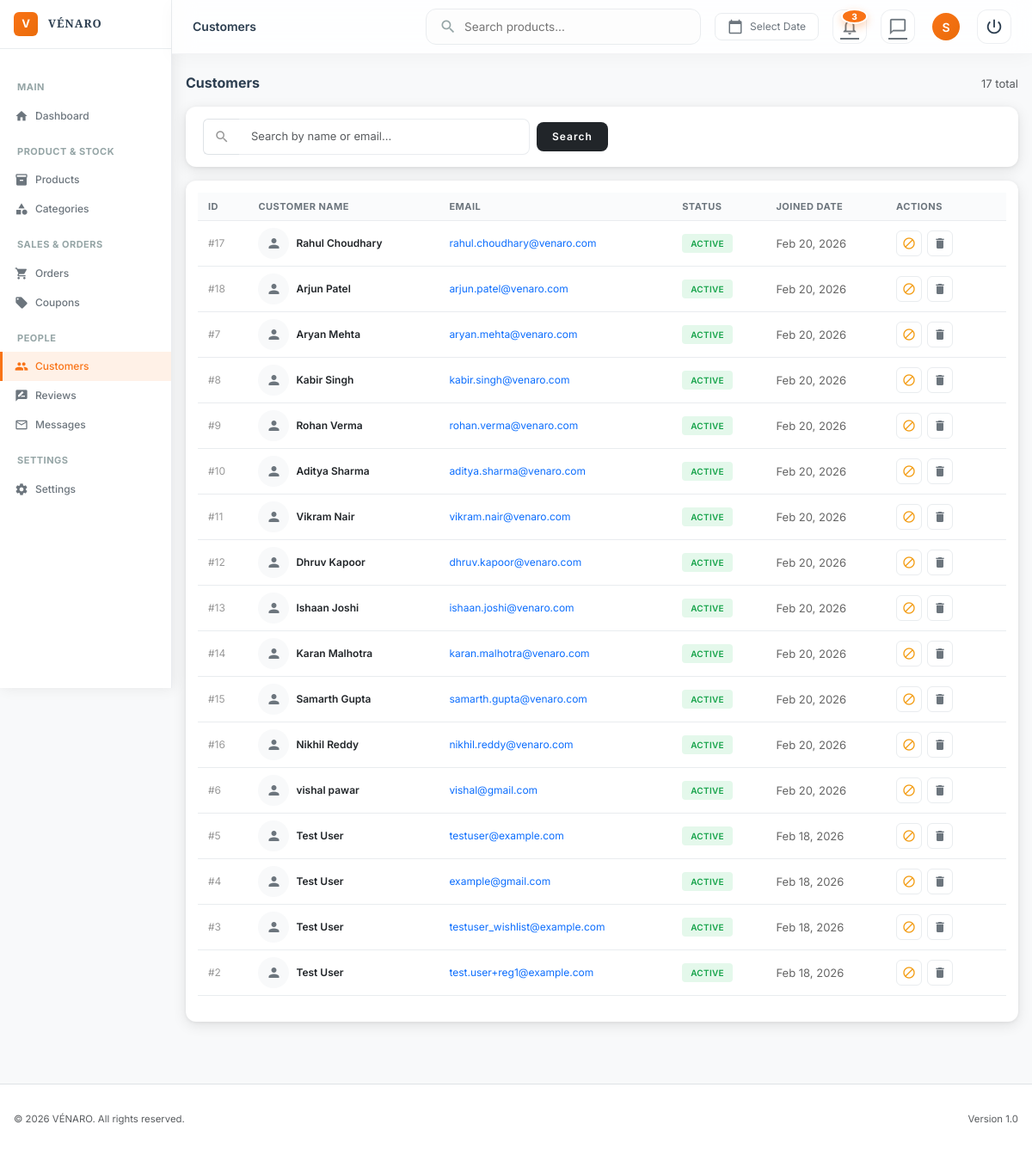
The app's page /admin/customers.php (signed in) with its own data.
### tables this page shows
CREATE TABLE `users` (
  `user_id` int(11) NOT NULL,
  `full_name` varchar(100) NOT NULL,
  `email` varchar(255) NOT NULL,
  `password_hash` varchar(255) NOT NULL,
  `phone` varchar(20) DEFAULT NULL,
  `date_of_birth` date DEFAULT NULL,
  `gender` enum('Male','Female','Other','Prefer not to say') DEFAULT NULL,
  `profile_photo` varchar(255) DEFAULT NULL,
  `status` enum('Active','Blocked') DEFAULT 'Active',
  `email_verified` tinyint(1) DEFAULT 0,
  `created_at` timestamp NOT NULL DEFAULT current_timestamp(),
  `updated_at` timestamp NOT NULL DEFAULT current_timestamp() ON UPDATE current_timestamp(),
  `last_login` timestamp NULL DEFAULT NULL
);

### admin/customers.php (the view, shortened to what this page needs)
<?php
require_once '../config.php';
$search_query = trim($_GET['q'] ?? '');
$where = '1=1';
$params = [];
$stmt = $pdo->prepare("SELECT * FROM users WHERE $where ORDER BY created_at DESC");
$stmt->execute($params);
$customers = $stmt->fetchAll();
include 'includes/header.php';
?>
<div class="container-fluid py-4">
    <div class="d-flex justify-content-between align-items-center admin-page-header">
        <h1 class="admin-page-title">Customers</h1>
        <span class="text-muted" style="font-size:13px;"><?php echo count($customers); ?> total</span>
    </div>
    <div class="modern-card mb-3">
        <div class="modern-card-body" style="padding: 14px 20px;">
            <form method="GET" class="d-flex gap-2 align-items-center">
                <div class="input-group" style="max-width: 380px;">
                    <span class="input-group-text bg-white border-end-0">
                        <i class="material-icons" style="font-size:18px; color:#999;">search</i>
                    </span>
                    <input type="text" name="q" class="form-control border-start-0"
                        placeholder="Search by name or email..."
                        value="<?php echo htmlspecialchars($search_query); ?>"
                        style="font-size:13px;">
                </div>
                <button type="submit" class="btn btn-dark btn-sm" style="padding: 8px 18px; font-size:12px; letter-spacing:1px;">Search</button>
            </form>
        </div>
    </div>
    <div class="modern-card">
        <div class="modern-card-body">
            <div class="table-responsive">
                <table class="modern-table table" width="100%">
                    <thead>
                        <tr>
                            <th>ID</th>
                            <th>Customer Name</th>
                            <th>Email</th>
                            <th>Status</th>
                            <th>Joined Date</th>
                            <th style="width: 140px;">Actions</th>
                        </tr>
                    </thead>
                    <tbody>
                        <?php if (empty($customers)): ?>
                            <tr>
                                <td colspan="6" class="text-center py-5">
                                    <div class="text-muted">
                                        <i class="material-icons" style="font-size: 48px; color: #dee2e6;">people</i>
                                        <p class="mt-2 mb-0">No customers found.</p>
                                    </div>
                                </td>
                            </tr>
                        <?php else: ?>
                            <?php foreach ($customers as $customer): ?>
                                <tr>
                                    <td style="font-size:12px; color:#999;">#<?php echo $customer['user_id']; ?></td>
                                    <td>
                                        <div class="d-flex align-items-center">
                                            <div class="bg-light rounded-circle d-flex align-items-center justify-content-center me-2" style="width: 36px; height: 36px; flex-shrink:0;">
                                                <i class="material-icons" style="font-size: 18px; color: #6c757d;">person</i>
                                            </div>
                                            <span style="font-weight: 600; color: #212529;"><?php echo htmlspecialchars($customer['full_name']); ?></span>
                                        </div>
                                    </td>
                                    <td><a href="mailto:<?php echo htmlspecialchars($customer['email']); ?>" style="color: #0d6efd; text-decoration: none;"><?php echo htmlspecialchars($customer['email']); ?></a></td>
                                    <td>
                                        <?php if ($customer['status'] === 'Active'): ?>
                                            <span class="badge bg-success">Active</span>
                                        <?php else: ?>
                                            <span class="badge bg-danger">Blocked</span>
                                        <?php endif; ?>
                                    </td>
                                    <td style="font-size:13px; color:#666;"><?php echo date('M d, Y', strtotime($customer['created_at'])); ?></td>
                                    <td>
                                        <div class="action-btn-group">
                                            <?php if ($customer['status'] === 'Active'): ?>
                                                <button class="action-btn" title="Block Customer"
                                                    onclick="venaroConfirm('Block this customer? They will not be able to log in.', () => window.location.href='customers.php?block_id=<?php echo $customer['user_id']; ?>', {title: 'Block Customer', confirmText: 'Block'})"
                                                    style="color:#f39c12;">
                                                    <i class="material-icons" style="font-size:16px;">block</i>
                                                </button>
                                            <?php endif; ?>
                                            <button class="action-btn action-btn-danger" title="Delete Customer"
                                                onclick="venaroConfirm('Delete this customer permanently? All their reviews and wishlist data will also be removed.', () => window.location.href='customers.php?delete_id=<?php echo $customer['user_id']; ?>', {title: 'Delete Customer', confirmText: 'Delete'})">
                                                <i class="material-icons" style="font-size:16px;">delete</i>
                                            </button>
                                        </div>
                                    </td>
                                </tr>
                            <?php endforeach; ?>
                        <?php endif; ?>
                    </tbody>
                </table>
            </div>
        </div>
    </div>
</div>
<?php include 'includes/footer.php'; ?>

### admin/assets/css/admin-custom.css (style rules this page uses)
:root { --admin-primary: #F97316; --admin-primary-hover: #EA6C0A; --admin-primary-light: rgba(249, 115, 22, 0.1); --admin-bg: #f8f9fa; --admin-sidebar-bg: #ffffff; --admin-card-bg: #ffffff; --admin-text: #2c3e50; --admin-text-muted: #6c757d; --admin-text-light: #95a5a6; --admin-border: #e9ecef; --admin-shadow: 0 4px 16px rgba(0, 0, 0, 0.10), 0 1px 4px rgba(0, 0, 0, 0.06); --admin-shadow-hover: 0 12px 32px rgba(0, 0, 0, 0.16), 0 4px 12px rgba(0, 0, 0, 0.10); --success-color: #22c55e; --warning-color: #f39c12; --danger-color: #e74c3c; --info-color: #3498db; --font-primary: 'Inter', -apple-system, BlinkMacSystemFont, 'Segoe UI', sans-serif; --font-heading: 'Montserrat', sans-serif; }
* { margin: 0; padding: 0; box-sizing: border-box; }
body { font-family: var(--font-primary); background-color: var(--admin-bg); color: var(--admin-text); font-size: 13px; line-height: 1.5; }
.container-fluid { padding: 16px; }
.admin-page-header { display: flex; justify-content: space-between; align-items: center; margin-bottom: 16px; }
.admin-page-title { font-size: 16px; font-weight: 700; color: var(--admin-text); margin: 0 0 2px 0; }
.modern-card { background: var(--admin-card-bg); border-radius: 12px; box-shadow: var(--admin-shadow); overflow: hidden; transition: all 0.3s cubic-bezier(0.25, 0.8, 0.25, 1); }
.modern-card-body { padding: 14px; }
.btn { padding: 8px 18px; border-radius: 8px; font-size: 13px; font-weight: 600; border: none; cursor: pointer; transition: all 0.5s cubic-bezier(0.4, 0, 0.2, 1); display: inline-flex; align-items: center; gap: 8px; text-decoration: none; position: relative; overflow: hidden; z-index: 1; }
.btn::before { content: ''; position: absolute; top: 0; left: -100%; width: 100%; height: 100%; background: rgba(255, 255, 255, 0.2); transition: all 0.5s cubic-bezier(0.4, 0, 0.2, 1); z-index: -1; }
.btn-sm { padding: 5px 12px; font-size: 11px; }
.modern-table { width: 100%; border-collapse: separate; border-spacing: 0; }
.modern-table thead th { background: #fafbfc; padding: 8px 12px; text-align: left; font-size: 11px; font-weight: 700; text-transform: uppercase; letter-spacing: 0.5px; color: var(--admin-text-muted); border-bottom: 1px solid var(--admin-border); }
.modern-table tbody tr { border-bottom: 1px solid var(--admin-border); transition: background 0.2s ease; }
.modern-table tbody td { padding: 8px 12px; vertical-align: middle; font-size: 12px; }
.badge { padding: 5px 10px; border-radius: 4px; font-size: 10px; font-weight: 600; text-transform: uppercase; letter-spacing: 0.3px; display: inline-block; line-height: 1.2; }
.badge.bg-success { background-color: rgba(34, 197, 94, 0.12) !important; color: #16a34a !important; }
.form-control { width: 100%; padding: 10px 14px; border: 1px solid var(--admin-border); border-radius: 8px; font-size: 14px; transition: all 0.2s ease; font-family: var(--font-primary); }
.action-btn-group { display: flex; gap: 6px; }
.action-btn { width: 30px; height: 30px; border-radius: 6px; border: 1px solid var(--admin-border); background: white; display: inline-flex; align-items: center; justify-content: center; cursor: pointer; transition: all 0.5s cubic-bezier(0.4, 0, 0.2, 1); text-decoration: none; color: var(--admin-text-muted); position: relative; overflow: hidden; z-index: 1; }
.action-btn::before { content: ''; position: absolute; top: 0; left: -100%; width: 100%; height: 100%; background: var(--admin-primary); transition: all 0.5s cubic-bezier(0.4, 0, 0.2, 1); z-index: -1; }

### records on screen
users: user_id "17", full_name "Rahul Choudhary", email "rahul.choudhary@venaro.com", status "ACTIVE", created_at "Feb 20, 2026"
users: user_id "18", full_name "Arjun Patel", email "arjun.patel@venaro.com", status "ACTIVE", created_at "Feb 20, 2026"
users: user_id "7", full_name "Aryan Mehta", email "aryan.mehta@venaro.com", status "ACTIVE", created_at "Feb 20, 2026"
users: user_id "8", full_name "Kabir Singh", email "kabir.singh@venaro.com", status "ACTIVE", created_at "Feb 20, 2026"
users: user_id "9", full_name "Rohan Verma", email "rohan.verma@venaro.com", status "ACTIVE", created_at "Feb 20, 2026"
users: user_id "10", full_name "Aditya Sharma", email "aditya.sharma@venaro.com", status "ACTIVE", created_at "Feb 20, 2026"
users: user_id "11", full_name "Vikram Nair", email "vikram.nair@venaro.com", status "ACTIVE", created_at "Feb 20, 2026"
users: user_id "12", full_name "Dhruv Kapoor", email "dhruv.kapoor@venaro.com", status "ACTIVE", created_at "Feb 20, 2026"
users: user_id "13", full_name "Ishaan Joshi", email "ishaan.joshi@venaro.com", status "ACTIVE", created_at "Feb 20, 2026"
users: user_id "14", full_name "Karan Malhotra", email "karan.malhotra@venaro.com", status "ACTIVE", created_at "Feb 20, 2026"
users: user_id "15", full_name "Samarth Gupta", email "samarth.gupta@venaro.com", status "ACTIVE", created_at "Feb 20, 2026"
users: user_id "16", full_name "Nikhil Reddy", email "nikhil.reddy@venaro.com", status "ACTIVE", created_at "Feb 20, 2026"
users: user_id "6", full_name "vishal pawar", email "vishal@gmail.com", status "ACTIVE", created_at "Feb 20, 2026"
users: user_id "5", full_name "Test User", email "testuser@example.com", status "ACTIVE", created_at "Feb 18, 2026"
users: user_id "4", full_name "Test User", email "example@gmail.com", status "ACTIVE", created_at "Feb 18, 2026"
users: user_id "3", full_name "Test User", email "testuser_wishlist@example.com", status "ACTIVE", created_at "Feb 18, 2026"
users: user_id "2", full_name "Test User", email "test.user+reg1@example.com", status "ACTIVE", created_at "Feb 18, 2026"

### other values on screen
$page_title "Customers"
$notif_count "3"
substr($_SESSION['admin_name'] ?? 'S', 0, 1) "S"
count($customers) "17"
